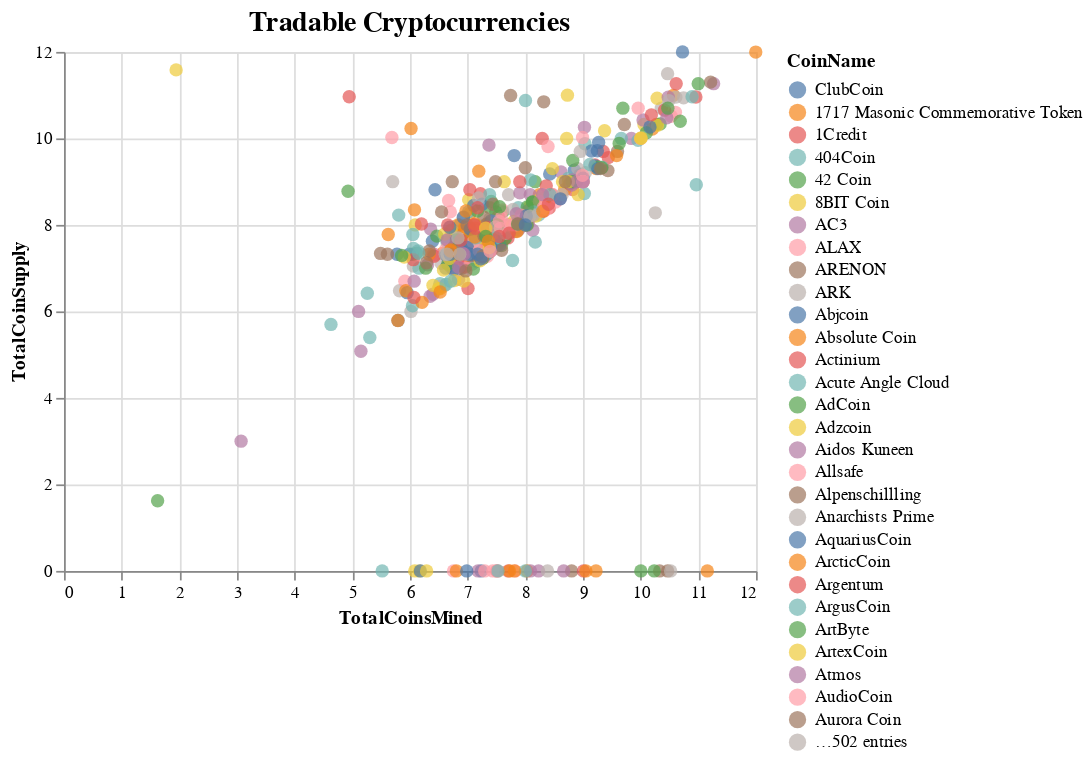

Notebook cell for this chart:
### Code cell
alt.Chart(tradable_coin_list,  title="Tradable Cryptocurrencies").mark_circle(size=60).encode(
    alt.X('TotalCoinsMined'),
    alt.Y('TotalCoinSupply'),
    color='CoinName',
    tooltip=['Algorithm', 'ProofType']
).configure_title(
    #labelFontSize=16,
    fontSize=16
)

### Figure 1 — Vega-Lite specification as saved in the notebook (floating-point values rounded to 4 significant figures; data arrays with more than 128 entries replaced by an {"elided": "..."} marker saying what was removed)
{"config": {"view": {"continuousWidth": 400, "continuousHeight": 300}, "title": {"fontSize": 16}}, "data": {"name": "data-e8ba6d44076dec85fb012831ee780be3"}, "mark": {"type": "circle", "size": 60}, "encoding": {"color": {"type": "nominal", "field": "CoinName"}, "tooltip": [{"type": "nominal", "field": "Algorithm"}, {"type": "nominal", "field": "ProofType"}], "x": {"type": "quantitative", "field": "TotalCoinsMined"}, "y": {"type": "quantitative", "field": "TotalCoinSupply"}}, "title": "Tradable Cryptocurrencies", "$schema": "https://vega.github.io/schema/vega-lite/v4.8.1.json", "datasets": {"data-e8ba6d44076dec85fb012831ee780be3": {"elided": "532 records"}}}
